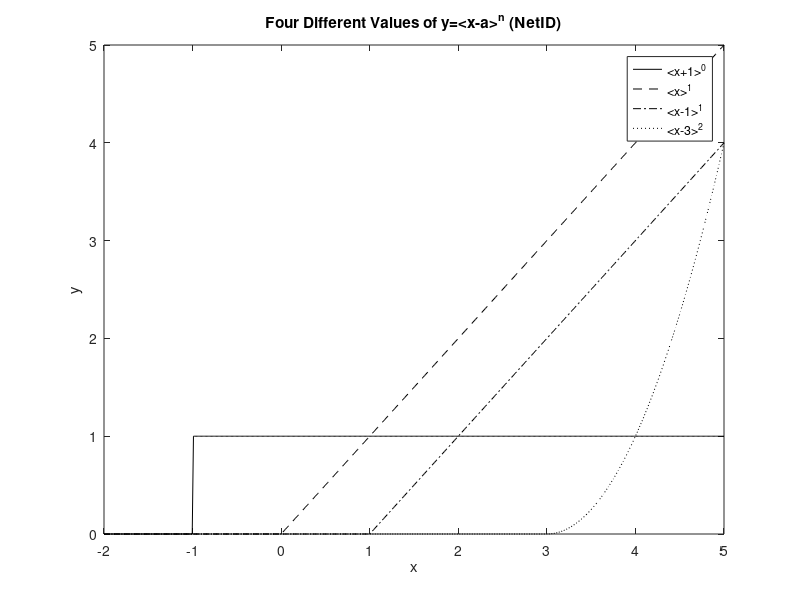

This chart was generated by the following MATLAB code:
clear; format short e
Singularity = @(x, a, n) (x>a).*((x-a).^n);
x  = linspace(-2, 5, 500);
plot(x, Singularity(x, -1, 0), 'k-',...
     x, Singularity(x,  0, 1), 'k--',...
     x, Singularity(x,  1, 1), 'k-.',...
     x, Singularity(x,  3, 2), 'k:');
legend('<x+1>^0', '<x>^1', '<x-1>^1', '<x-3>^2', 'location', 'best')
title('Four Different Values of y=<x-a>^n (NetID)');
xlabel('x');
ylabel('y');
grid off
print -deps SingPlots
